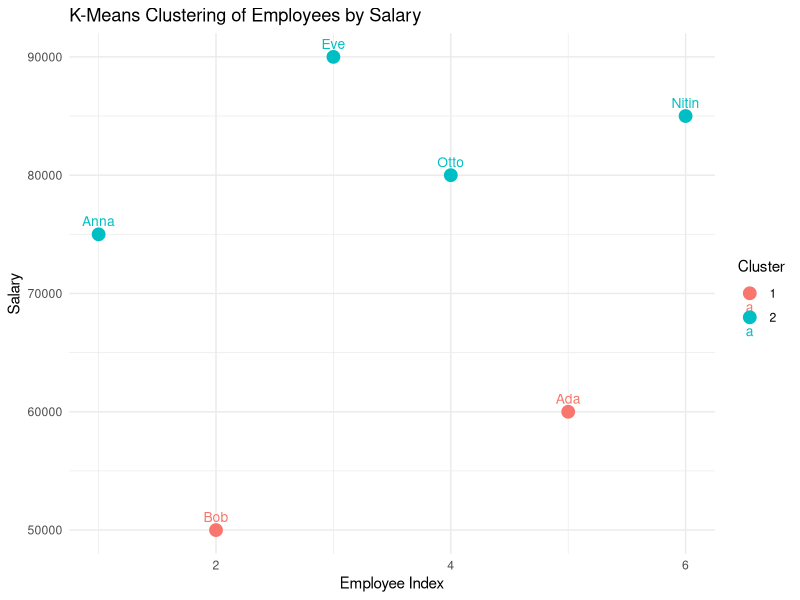

The R script that drew this image:
# Load necessary library
library(stats)

# 1. K-means example (simple with dummy data)
set.seed(123)
data <- matrix(rnorm(50), ncol=2)
colnames(data) <- c("X", "Y")
kmeans_result <- kmeans(data, centers=3)
print("K-means clustering result:")
print(kmeans_result)

# 2. Create a list of employee records
employees <- list(
  list(id=1, name="Anna", dept="Engineering", salary=75000),
  list(id=2, name="Bob", dept="HR", salary=50000),
  list(id=3, name="Eve", dept="Engineering", salary=90000),
  list(id=4, name="Otto", dept="Engineering", salary=80000),
  list(id=5, name="Ada", dept="Sales", salary=60000),
  list(id=6, name="Nitin", dept="Engineering", salary=85000)
)

# i) Convert list to dataframe
df <- do.call(rbind, lapply(employees, as.data.frame))
df <- as.data.frame(df, stringsAsFactors = FALSE)
df$salary <- as.numeric(df$salary)
print("Employee DataFrame:")
print(df)

# ii) Sort Engineering employees by descending salary
eng_sorted <- df[df$dept == "Engineering", ]
eng_sorted <- eng_sorted[order(-eng_sorted$salary), ]
print("Engineering Employees Sorted by Salary (Descending):")
print(eng_sorted)

# iii) Calculate average salary in Engineering
avg_salary <- mean(eng_sorted$salary)
cat("Average salary in Engineering:", avg_salary, "\n")

# iv) Check for palindrome in names
is_palindrome <- function(s) {
  s <- tolower(s)
  return(s == paste(rev(strsplit(s, NULL)[[1]]), collapse=""))
}
df$palindrome <- sapply(df$name, is_palindrome)
print("Employees with Palindrome Name Check:")
print(df[, c("name", "palindrome")])

# v) K-means on salary (simple example: clustering employees based on salary)
salary_data <- data.frame(salary = df$salary)
kmeans_emp <- kmeans(salary_data, centers=2)
df$salary_cluster <- kmeans_emp$cluster
print("Employees with K-means Salary Clusters:")
print(df[, c("name", "salary", "salary_cluster")])

# Plot salary clustering
library(ggplot2)

# Add row index for plotting on x-axis
df$index <- 1:nrow(df)

# Convert cluster to factor for color coding
df$salary_cluster <- as.factor(df$salary_cluster)

# Plotting salary clusters
ggplot(df, aes(x = index, y = salary, color = salary_cluster, label = name)) +
  geom_point(size = 4) +
  geom_text(vjust = -0.8, size = 3.5) +
  labs(title = "K-Means Clustering of Employees by Salary",
       x = "Employee Index",
       y = "Salary",
       color = "Cluster") +
  theme_minimal()
